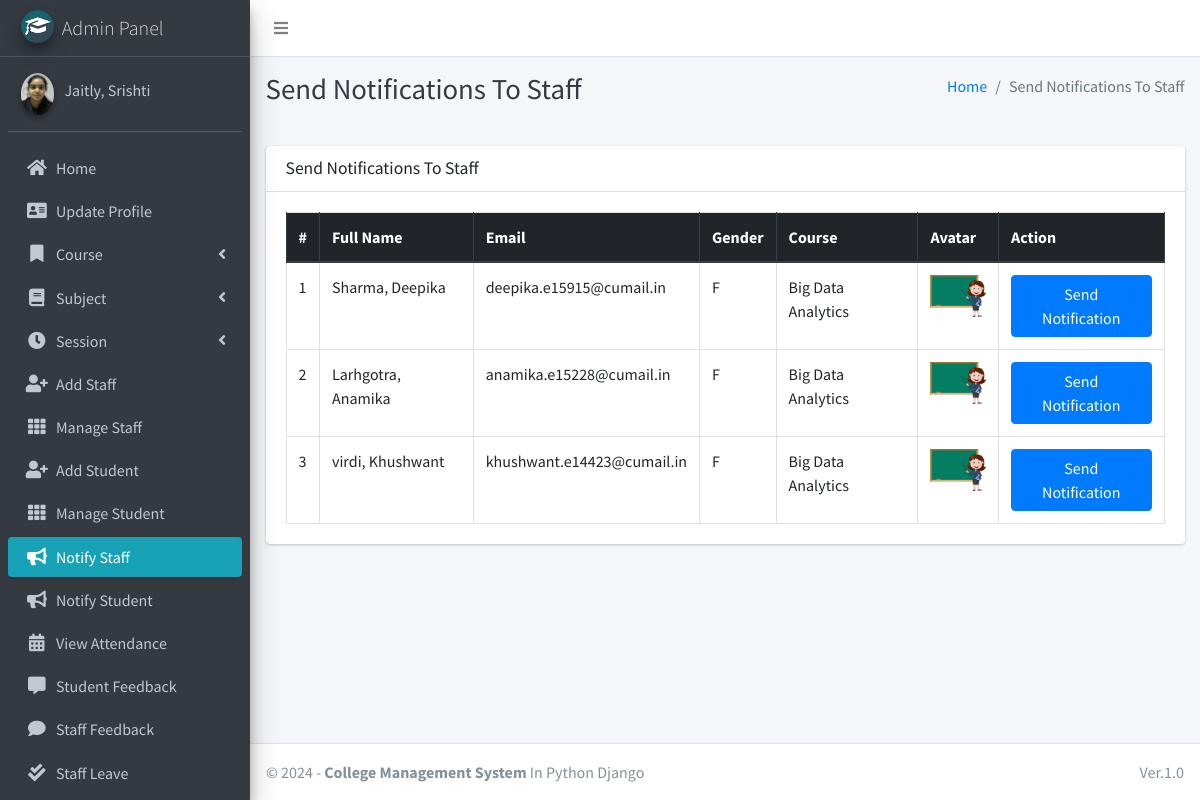
The page /admin_notify_staff (signed in) on the database its author committed.
### main_app/models.py (models this page shows, shortened)
class CustomUser(AbstractUser):
    USER_TYPE = ((1, "HOD"), (2, "Staff"), (3, "Student"))
    GENDER = [("M", "Male"), ("F", "Female")]
    username = None  # Removed username, using email instead
    email = models.EmailField(unique=True)
    user_type = models.CharField(default=1, choices=USER_TYPE, max_length=1)
    gender = models.CharField(max_length=1, choices=GENDER)
    profile_pic = models.ImageField()
    address = models.TextField()
    fcm_token = models.TextField(default="")  # For firebase notifications
    created_at = models.DateTimeField(auto_now_add=True)
    updated_at = models.DateTimeField(auto_now=True)
    USERNAME_FIELD = "email"
    REQUIRED_FIELDS = []
    objects = CustomUserManager()
    def __str__(self):
        return self.last_name + ", " + self.first_name

class Staff(models.Model):
    course = models.ForeignKey(Course, on_delete=models.DO_NOTHING, null=True, blank=False)
    admin = models.OneToOneField(CustomUser, on_delete=models.CASCADE)

class Course(models.Model):
    name = models.CharField(max_length=120)
    created_at = models.DateTimeField(auto_now_add=True)
    updated_at = models.DateTimeField(auto_now=True)

### main_app/hod_views.py (the view)
# urls.py: path("admin_notify_staff", hod_views.admin_notify_staff,
def admin_notify_staff(request):
    staff = CustomUser.objects.filter(user_type=2)
    context = {
        'page_title': "Send Notifications To Staff",
        'allStaff': staff
    }
    return render(request, "hod_template/staff_notification.html", context)

### main_app/templates/hod_template/staff_notification.html (shortened to what this page needs)
{% extends 'main_app/base.html' %}
{% load static %}
{% block page_title %}{{page_title}}{% endblock page_title %}
{% block content %}
<section class="content">
    <div class="container-fluid">
        <div class="row">
            <div class="col-md-12">
                <div class="card">
                    <div class="card-header">
                        <h3 class="card-title">{{page_title}}</h3>
                    </div>
                    <div class="card-body">
                        <table id="example2" class="table table-bordered table-hover">
                            <thead class="thead-dark">
                                <tr>
                                    <th>#</th>
                                    <th>Full Name</th>
                                    <th>Email</th>
                                    <th>Gender</th>
                                    <th>Course</th>
                                    <th>Avatar</th>
                                    <th>Action</th>
                                </tr>
                            </thead>
                            <tbody>
                                {% for staff in allStaff %}
                                <tr>
                                    <td>{{ forloop.counter }}</td>
                                    <td>{{staff.last_name}}, {{staff.first_name}}</td>
                                    <td>{{staff.email}}</td>
                                    <td>{{staff.gender}}</td>
                                    <td>{{staff.staff.course.name}}</td>
                                    <td>
                                        {% if staff.profile_pic == ""  %}
                                        No Image
                                        {% else %}
                                        <img class="img img-fluid mb-2" height="56" width="56"
                                            src="{{staff.profile_pic}}" alt="">
                                        {% endif %}
                                    </td>
                                    <td><button data-toggle = "modal" data-target = "#myModal"class="btn btn-primary show_notification" value="{{staff.id}}">Send Notification</button>
                                    </td>
                                </tr>
                                {% endfor %}
                            </tbody>
                        </table>
                    </div>
                </div>
            </div>
        </div>
    </div>
</section>
{% endblock content %}

### main_app/templates/main_app/base.html (shortened to what this page needs)
{% load static %}
<!DOCTYPE html>
<html>
<head>
    <link rel="stylesheet" href="{% static 'plugins/fontawesome-free/css/all.min.css'%} ">
    <link rel="stylesheet" href="https://code.ionicframework.com/ionicons/2.0.1/css/ionicons.min.css">
    <link rel="stylesheet"
        href="{% static 'plugins/tempusdominus-bootstrap-4/css/tempusdominus-bootstrap-4.min.css'%} ">
    <link rel="stylesheet" href="{% static 'plugins/icheck-bootstrap/icheck-bootstrap.min.css'%} ">
    <link rel="stylesheet" href="{% static 'dist/css/adminlte.min.css'%} ">
    <link rel="stylesheet" href="{% static 'plugins/overlayScrollbars/css/OverlayScrollbars.min.css'%} ">
    <link rel="stylesheet" href="{% static 'plugins/daterangepicker/daterangepicker.css'%} ">
</head>
<body class="hold-transition sidebar-mini layout-fixed">
    <div class="wrapper">
        <nav class="main-header navbar navbar-expand navbar-white navbar-light">
            <ul class="navbar-nav">
                <li class="nav-item">
                    <a class="nav-link" data-widget="pushmenu" href="#"><i class="fas fa-bars"></i></a>
                </li>
            </ul>
        </nav>
        {% include "main_app/sidebar_template.html" with user=user %}
        <div class="content-wrapper">
            <div class="content-header">
                <div class="container-fluid">
                    <div class="row mb-2">
                        <div class="col-sm-6">
                            <h1 class="m-0 text-dark">{% block page_title %}{% endblock page_title %}</h1>
                        </div>
                        <div class="col-sm-6">
                            <ol class="breadcrumb float-sm-right">
                                <li class="breadcrumb-item"><a href="#">Home</a></li>
                                <li class="breadcrumb-item active">{{ page_title }}</li>
                            </ol>
                        </div>
                    </div>
                </div>
            </div>
<section class="content">
    <div class="container-fluid">
        <div class="row">
            <div class="col-md-12">
            </div></div></div></section>
            {% block content %}
            {% endblock content %}
        </div>
        {% include "main_app/footer.html" %}
    </div>
</body>
</html>

### main_app/templates/main_app/sidebar_template.html (shortened to what this page needs)
{% load static %}
<aside class="main-sidebar sidebar-dark-info elevation-4">
    {% if request.user.user_type == '1' %}
    <a href="{% url 'admin_home' %}" class="brand-link">
        <img src="{% static 'dist/img/cmsl.png' %} " alt="AdminLTE Logo"
            class="brand-image img-circle elevation-3" >
        <span class="brand-text font-weight-light">Admin Panel</span>
    </a>
    <div class="sidebar">
        <div class="user-panel mt-3 pb-3 mb-3 d-flex">
            <div class="image">
                <img src="{{ request.user.profile_pic}}" class="img-circle elevation-2" alt="User Image">
            </div>
            <div class="info">
                <a href="#" class="d-block">{{user}}</a>
            </div>
        </div>
        <nav class="mt-2">
            <ul class="nav nav-pills nav-sidebar flex-column" data-widget="treeview" role="menu" data-accordion="false">
                <li class="nav-item">
                    {% url 'admin_home' as admin_home %}
                    <a href="{{admin_home}}" class="nav-link {% if admin_home == request.path %} active {% endif %}">
                        <i class="nav-icon fas fa-home"></i>
                        <p>
                            Home
                        </p>
                    </a>
                </li>
                <li class="nav-item">
                    {% url 'admin_view_profile' as admin_view_profile %}
                    <a href="{{admin_view_profile}}"
                        class="nav-link {% if admin_view_profile == request.path %} active {% endif %}">
                        <i class="nav-icon fas fa-address-card"></i>
                        <p>
                            Update Profile
                        </p>
                    </a>
                </li>
                <li class="nav-item has-treeview">
                    <a href="#" class="nav-link">
                        <i class="nav-icon fas fa-bookmark"></i>
                        <p>
                            Course
                            <i class="fas fa-angle-left right"></i>
                        </p>
                    </a>
                </li>
                <li class="nav-item has-treeview">
                    <a href="#" class="nav-link">
                        <i class="nav-icon fas fa-book"></i>
                        <p>
                            Subject
                            <i class="fas fa-angle-left right"></i>
                        </p>
                    </a>
                </li>
                <li class="nav-item has-treeview">
                    <a href="#" class="nav-link">
                        <i class="nav-icon fas fa-clock"></i>
                        <p>
                            Session
                            <i class="fas fa-angle-left right"></i>
                        </p>
                    </a>
                </li>
                <li class="nav-item">
                    {% url 'add_staff' as add_staff %}
                    <a href="{{add_staff}}" class="nav-link {% if add_staff == request.path %} active {% endif %}">
                        <i class="nav-icon fas fa-user-plus"></i>
                        <p>
                            Add Staff
                        </p>
                    </a>
                </li>
                <li class="nav-item">
                    {% url 'manage_staff' as manage_staff %}
                    {% url 'edit_staff' staff_id as edit_staff %}
                    <a href="{{manage_staff}}"
                        class="nav-link {% if manage_staff == request.path or request.path == edit_staff %} active {% endif %}">
                        <i class="nav-icon fas fa-th"></i>
                        <p>
                            Manage Staff
                        </p>
                    </a>
                </li>
                <li class="nav-item">
                    {% url 'add_student' as add_student%}
                    <a href="{{add_student}}" class="nav-link  {% if add_student == request.path %} active {% endif %}">
                        <i class="nav-icon fas fa-user-plus"></i>
                        <p>
                            Add Student
                        </p>
                    </a>
                </li>
                <li class="nav-item">
                    {% url 'manage_student' as manage_student %}
                    {% url 'edit_student' student_id as edit_student %}
                    <a href="{{manage_student}}"
                        class="nav-link  {% if edit_student == request.path or manage_student == request.path %} active {% endif %}">
                        <i class="nav-icon fas fa-th"></i>
                        <p>
                            Manage Student
                        </p>
                    </a>
                </li>
                <li class="nav-item">
                    {% url 'admin_notify_staff' as admin_notify_staff %}
                    <a href="{{admin_notify_staff}}"
                        class="nav-link {% if admin_notify_staff == request.path %} active {% endif %}">
                        <i class="nav-icon fas fa-bullhorn"></i>
                        <p>
                            Notify Staff
                        </p>
                    </a>
                </li>
                <li class="nav-item">
                    {% url 'admin_notify_student' as admin_notify_student %}
                    <a href="{{admin_notify_student}}"
                        class="nav-link {% if admin_notify_student == request.path %} active {% endif %}">
                        <i class="nav-icon fas fa-bullhorn"></i>
                        <p>
                            Notify Student
                        </p>
                    </a>
                </li>
                <li class="nav-item">
                    {% url 'admin_view_attendance' as admin_view_attendance %}
                <li class="nav-item">
                    <a href="{{admin_view_attendance}}"
                        class="nav-link  {% if admin_view_attendance == request.path %} active {% endif %}">
                        <i class="nav-icon fas fa-calendar-alt"></i>
                        <p>
                            View Attendance
                        </p>
                    </a>
                </li>
                <li class="nav-item">
                    {% url 'student_feedback_message' as student_feedback_message %}
                    <a href="{{ student_feedback_message }}"
                        class="nav-link  {% if student_feedback_message == request.path %} active {% endif %}">
                        <i class="nav-icon fas fa-comment-alt"></i>
                        <p>
                            Student Feedback
                        </p>
                    </a>
                </li>
                <li class="nav-item">
                    {% url 'staff_feedback_message' as staff_feedback_message %}
                    <a href="{{staff_feedback_message}}"
                        class="nav-link   {% if staff_feedback_message == request.path %} active {% endif %}">
                        <i class="nav-icon fas fa-comment"></i>
                        <p>
                            Staff Feedback
                        </p>
                    </a>
                </li>
                <li class="nav-item">
                    {% url 'view_staff_leave' as view_staff_leave %}
                    <a href="{{view_staff_leave}}"
                        class="nav-link  {% if view_staff_leave == request.path %} active {% endif %}">
                        <i class="nav-icon fas fa-check-double"></i>
                        <p>
                            Staff Leave
                        </p>
                    </a>
                </li>
                                        {% endif %}
                                    </ul>
                                </nav>
                            </div>
</aside>

### main_app/templates/main_app/footer.html
<footer class="main-footer">
    &copy; {% now "Y" %} - <strong>College Management System</strong>
    In Python Django
    <div class="float-right d-none d-sm-inline-block">
       Ver.1.0
    </div>
</footer>

### rows shown on the page
CustomUser: user.profile_pic (picture), last_name+first_name "Jaitly, Srishti"
CustomUser: last_name "Sharma", first_name "Deepika", email "deepika.e15915@cumail.in", gender "F", staff.course.name "Big Data Analytics", profile_pic (picture)
CustomUser: last_name "Larhgotra", first_name "Anamika", email "anamika.e15228@cumail.in", gender "F", staff.course.name "Big Data Analytics", profile_pic (picture)
CustomUser: last_name "virdi", first_name "Khushwant", email "khushwant.e14423@cumail.in", gender "F", staff.course.name "Big Data Analytics", profile_pic (picture)

### other values the page prints
{{ page_title }} "Send Notifications To Staff"
